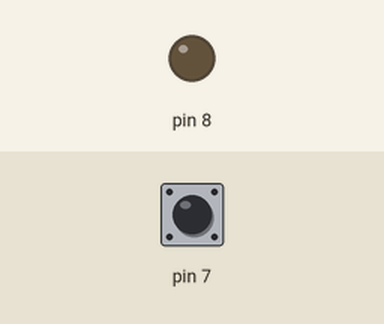
Recording of a sketch running on a simulated Arduino Uno, built with avr-gcc and run on an emulated ATmega328P. Shown: output pins drawn as LEDs (lit = HIGH). Dashed ring = blinking. The test bench sets the inputs (shaded band); at power-on: pin 7 LOW.

Above: at 1.2 s.
1.3 s: pin 7 pulsed HIGH 5 times (0.12 s each, 0.3 s apart)
At 1.57 s:
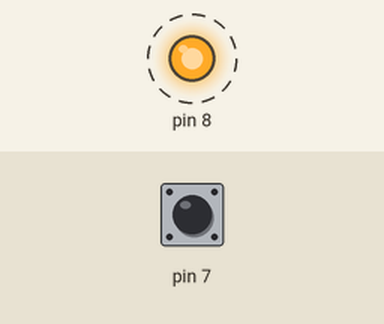
At 3.4 s:
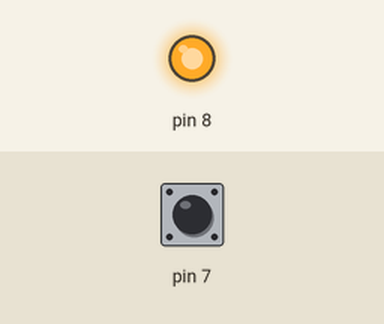
Timing chart, 0 to 4.9 s (numbered marks = the images above; inputs shaded):
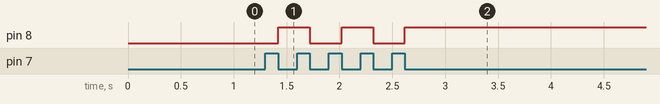

The sketch:

pushbutton_switch.ino
```cpp
int flag = 0;

void setup() {
  pinMode(8,OUTPUT);
  pinMode(7,INPUT);
  Serial.begin(9600);


}

void loop() {

  int value = digitalRead(7);

  if (value == HIGH){
    if (flag == 0)
      flag = 1;
  }
  else {
    if (flag ==1){
      flag = 0;
      int ledStatus = digitalRead(8);
      if (ledStatus == HIGH)
          digitalWrite(8,LOW);
      else
          digitalWrite(8,HIGH);

    }
  }


}
```

Measured:
- after the input at 1.3 s, pin 8: alternates HIGH for 0.30 s and LOW for 0.30 s, 5 changes in all, then stays HIGH, starting after 0.12 s
